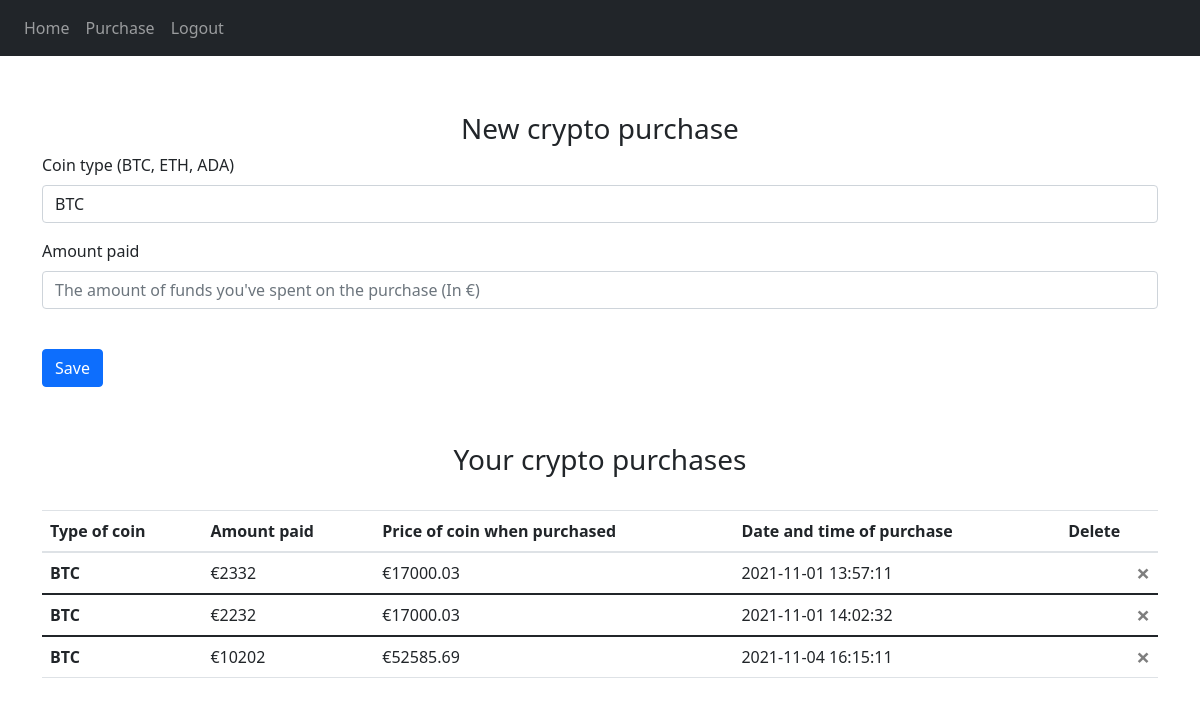
The app's page /purchase (signed in) with its own data.
### webfiles/models.py (models this page shows)
class Purchase(db.Model):
    id = db.Column(db.Integer, primary_key=True)
    coin_type = db.Column(db.String(3))
    paid = db.Column(db.Integer)
    price_when_purchased = db.Column(db.Float)
    date = db.Column(db.DateTime(timezone=True), default=func.now())
    user_id = db.Column(db.Integer, db.ForeignKey('user.id'))

### webfiles/views.py (the view, shortened to what this page needs)
@views.route('/purchase', methods=['GET', 'POST'])
@login_required
def purchase():
    return render_template("purchase.html", user=current_user)

### webfiles/templates/purchase.html (shortened to what this page needs)
{% extends "base.html" %} {% block title %}Puchase{% endblock %} {% block
content %}
<form method="POST">
  <h3 align="center" style="margin-top: 5%">New crypto purchase</h3>
  <div class="form-group">
    <label for="coin">Coin type (BTC, ETH, ADA)</label>
    <select class="form-control" name="cointype" id="exampleFormControlSelect1">
      <option>BTC</option>
    </select>
  </div>
  <div class="form-group">
    <label for="password">Amount paid</label>
    <input
      type="number"
      class="form-control"
      id="paid"
      name="paid"
      placeholder="The amount of funds you've spent on the purchase (In €)"
    />
  </div>
  <br />
  <button type="submit" class="btn btn-primary">Save</button>
</form>
<h3 align="center" style="margin-top: 5%; margin-bottom: 3%">
  Your crypto purchases
</h3>
<table class="table">
  <thead>
    <tr>
      <th scope="col">Type of coin</th>
      <th scope="col">Amount paid</th>
      <th scope="col">Price of coin when purchased</th>
      <th scope="col">Date and time of purchase</th>
      <th scope="col">Delete</th>
    </tr>
  </thead>
  {% for purchase in current_user.purchases %}
  <tbody>
    <tr>
      <th scope="row">{{ purchase.coin_type }}</th>
      <td>€{{ purchase.paid }}</td>
      <td>€{{ purchase.price_when_purchased }}</td>
      <td>{{ purchase.date }}</td>
      <td>
        <button
          type="button"
          class="close"
          onClick="deletePurchase({{ purchase.id }})"
        >
          <span aria-hidden="true">&times;</span>
        </button>
      </td>
    </tr>
  </tbody>
  {% endfor %}
</table>
{% endblock %}

### webfiles/templates/base.html (shortened to what this page needs)
<!DOCTYPE html>
<html>
  <head>
    <link
      rel="stylesheet"
      href="https://stackpath.bootstrapcdn.com/bootstrap/4.4.1/css/bootstrap.min.css"
    />
    <link
      rel="stylesheet"
      href="https://stackpath.bootstrapcdn.com/font-awesome/4.7.0/css/font-awesome.min.css"
    />
    <link href="https://cdn.jsdelivr.net/npm/bootstrap@5.1.1/dist/css/bootstrap.min.css" rel="stylesheet">
  </head>
  <body>
    <nav class="navbar navbar-expand-lg navbar-dark bg-dark">
      <div class="collapse navbar-collapse" id="navbar">
        <div class="navbar-nav">
          {% if user.is_authenticated %}
          <a class="nav-item nav-link" id="home" href="/">Home</a>
          <a class="nav-item nav-link" id="purchase" href="/purchase"
            >Purchase</a
          >
          <a class="nav-item nav-link" id="logout" href="/logout">Logout</a>
          {% else %}
          <a class="nav-item nav-link" id="login" href="/login">Login</a>
          <a class="nav-item nav-link" id="signUp" href="/sign-up">Sign Up</a>
          {% endif %}
        </div>
      </div>
    </nav>
    <div class="container">{% block content %} {% endblock %}</div>
  </body>
</html>

### records on screen
Purchase: coin_type "BTC", paid "2332", price_when_purchased "17000.03", date "2021-11-01 13:57:11"
Purchase: coin_type "BTC", paid "2232", price_when_purchased "17000.03", date "2021-11-01 14:02:32"
Purchase: coin_type "BTC", paid "10202", price_when_purchased "52585.69", date "2021-11-04 16:15:11"
